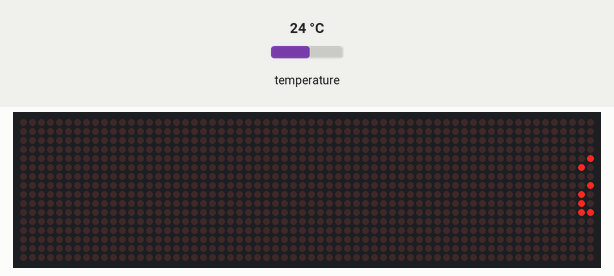
The sketch below on a simulated Arduino Uno, built with avr-gcc and run on an emulated ATmega328P. Shown: 64×16 LED matrix. The test bench sets the inputs (shaded band); at power-on: temperature 24 °C. The local clock reads 2024-03-15 10:24:30 at power-on unless the sketch sets it.

Above: at 0.18 s.
At 2.25 s:
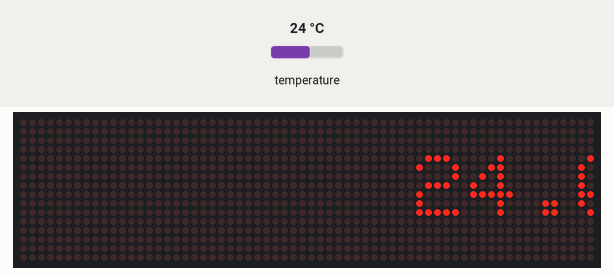
At 4.37 s:
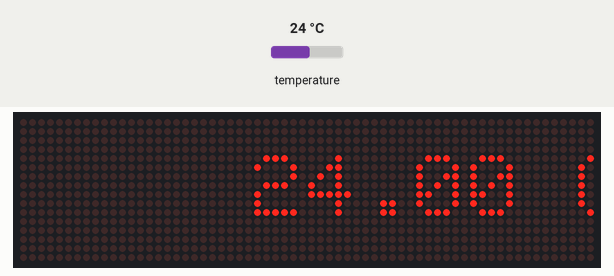
At 8.5 s:
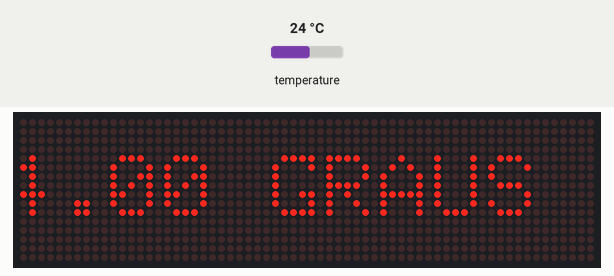
At 16.9 s:
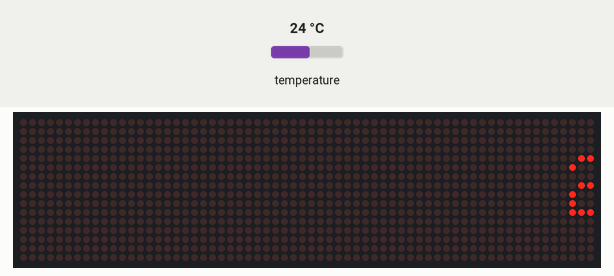
At 33.3 s:
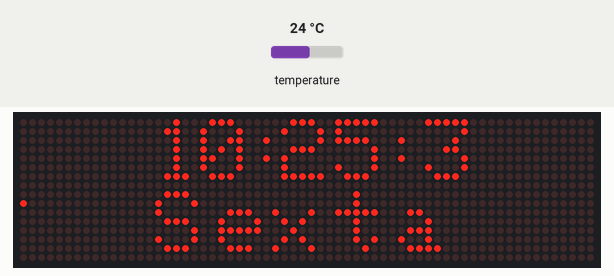

The sketch:

Relogio_da_mae.ino
```cpp
#include <SPI.h>
#include <Adafruit_GFX.h>
#include <Max72xxPanel.h>
#include "RTClib.h"
#include <Wire.h>

RTC_DS3231 rtc;
char daysOfTheWeek[7][12] = {"Domingo", "Segunda", "Terca", "Quarta", "Quinta", "Sexta", "Sabado"};

int pinCS = 05; // Attach CS to this pin, DIN to MOSI and CLK to SCK (cf http://arduino.cc/en/Reference/SPI )
int numberOfHorizontalDisplays = 8;
int numberOfVerticalDisplays = 2;

Max72xxPanel matrix = Max72xxPanel(pinCS, numberOfHorizontalDisplays, numberOfVerticalDisplays);

String hora = "";
String minuto = "";
String ponto = ":";
String segundo = "";
String semana = "";
int wait = 100; // In milliseconds
//int wait = 20; // In milliseconds

int spacer = 1;
int width = 5 + spacer; // The font width is 5 pixels

void setup() {
if (! rtc.begin()) {
    Serial.println("Couldn't find RTC");
    Serial.flush();
    while (1) delay(10);
  }

  if (rtc.lostPower()) {
    Serial.println("RTC lost power, let's set the time!");
    // When time needs to be set on a new device, or after a power loss, the
    // following line sets the RTC to the date & time this sketch was compiled
    //rtc.adjust(DateTime(F(__DATE__), F(__TIME__)));
    // This line sets the RTC with an explicit date & time, for example to set
    // January 21, 2014 at 3am you would call:
   rtc.adjust(DateTime(2024, 4, 18, 16, 35, 30));
  }
  matrix.setIntensity(7); // Use a value between 0 and 15 for brightness

// Adjust to your own needs
//  matrix.setPosition(0, 0, 0); // The first display is at <0, 0>
//  matrix.setPosition(1, 1, 0); // The second display is at <1, 0>
//  matrix.setPosition(2, 2, 0); // The third display is at <2, 0>
//  matrix.setPosition(3, 3, 0); // And the last display is at <3, 0>
//  ...
 matrix.setRotation(0, 1);
 matrix.setRotation(1, 1);
 matrix.setRotation(2, 1);
 matrix.setRotation(3, 1);
 matrix.setRotation(4, 1);
  matrix.setRotation(5, 1);
 matrix.setRotation(6, 1);
 matrix.setRotation(7, 1);
 matrix.setRotation(8, 1);
 matrix.setRotation(9, 1);
 matrix.setRotation(10, 1);
 matrix.setRotation(11, 1);
 matrix.setRotation(12, 1);
  matrix.setRotation(13, 1);
 matrix.setRotation(14, 1);
 matrix.setRotation(15, 1);

//  matrix.setRotation(8, 1);
//  matrix.setRotation(4, 1);
 //matrix.setRotation(3, 2);    // The same hold for the last display
}

void loop() {
   DateTime now = rtc.now();
   hora = now.hour();
  minuto = now.minute();
  segundo = now.second();
   semana = daysOfTheWeek[now.dayOfTheWeek()];

float rolagem = rtc.getTemperature();
String newstring ;
newstring.concat(rolagem);
String newstring2 = " GRAUS C";
newstring.concat(newstring2);
String tape = newstring;
//tape = newstring.concat(newstring2);
 if ( minuto.toInt() % 3 == 0)
 { for ( int i = 0 ; i < width * tape.length() + matrix.width() - 1 - spacer; i++ ) {

    //matrix.doubleBuffering(true); // Prevent screen flicker

    matrix.fillScreen(LOW);

  int letter = i / width;
    int x = (matrix.width() - 1) - i % width;
    int y = (matrix.height() - 8) / 2; // center the text vertically
    while ( x + width - spacer >= 0 && letter >= 0 ) {
      if ( letter < tape.length() ) {
        matrix.drawChar(x, y, tape[letter], HIGH, LOW, 1);
      }
      letter--;
      x -= width;
    }

    //matrix.doubleBuffering(false); // Send drawing to display
    matrix.write(); // Send bitmap to display

    delay(wait);
  }

 clearmatrix();
  }
  if (minuto.toInt()%3!= 0)
 { matrix.drawChar(15,0,hora[0],1,0,1);
      matrix.drawChar(20,0,hora[1],1,0,1);
      matrix.drawChar(25,0,ponto[0],1,0,1);
        matrix.drawChar(29,0,minuto[0],1,0,1);
          matrix.drawChar(35,0,minuto[1],1,0,1);
             matrix.drawChar(40,0,ponto[0],1,0,1);
               matrix.drawChar(45,0,segundo[0],1,0,1);
                 matrix.drawChar(51,0,segundo[1],1,0,1);
                    matrix.drawChar(15,8,semana[0],1,0,1);
                        matrix.drawChar(22,8,semana[1],1,0,1);
                        matrix.drawChar(28,8,semana[2],1,0,1);
                          matrix.drawChar(35,8,semana[3],1,0,1);
                            matrix.drawChar(42,8,semana[4],1,0,1);
                              matrix.drawChar(49,8,semana[5],1,0,1);
                                matrix.drawChar(56,8,semana[6],1,0,1);
     matrix.write();
     clearmatrix();
                                     }
}
void clearmatrix()
{
  for(int y=0;y<8;y++)
    for(int x=0;x<8;x++)
      matrix.drawPixel(x, y, LOW);

}
```

Measured:
- what the display in image 5 shows lasts 0.8 s, from 33.2 s to 34.0 s
